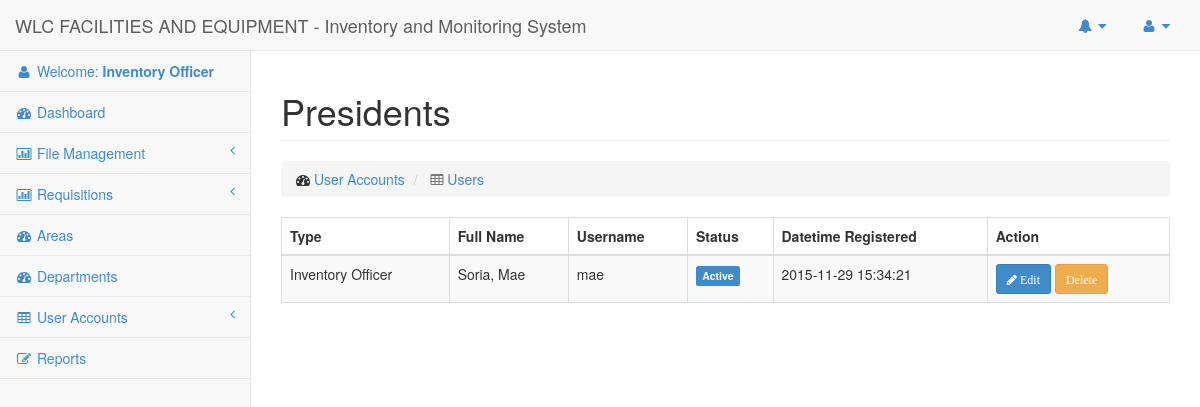
Before: /Pages/Users/list.php (signed in) with the older database file.
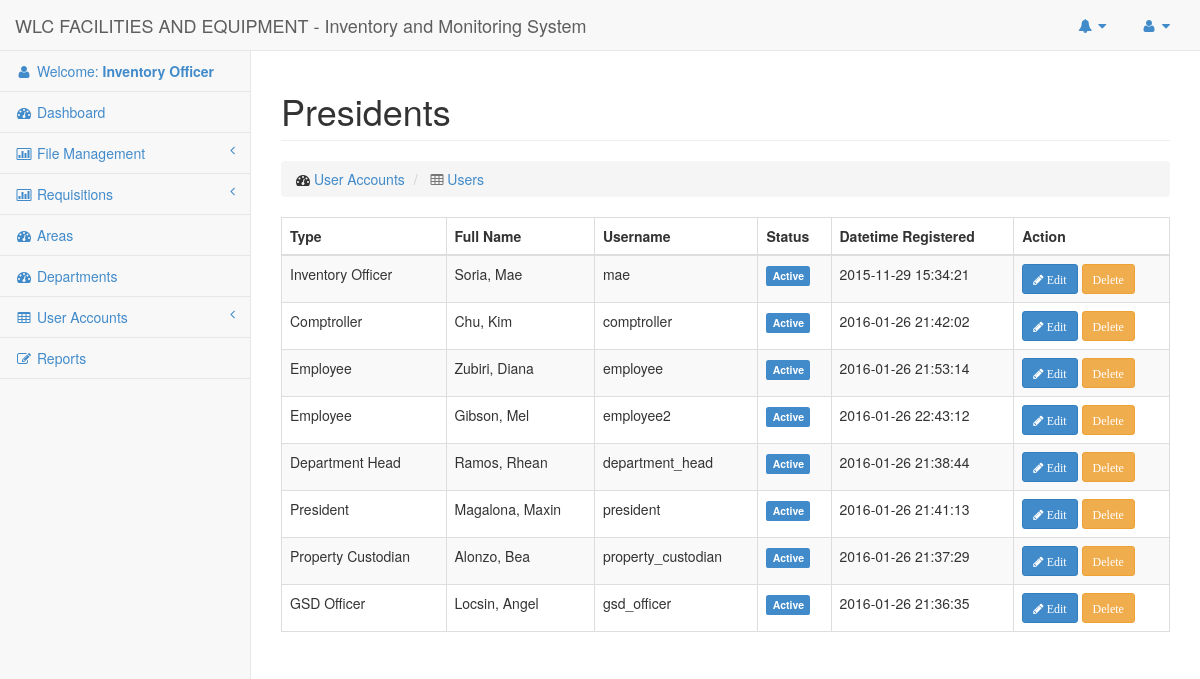
After: the same page with the newer database file.
### tables this page shows
CREATE TABLE `users` (
  `id` int(50) NOT NULL AUTO_INCREMENT,
  `email` varchar(100) NOT NULL,
  `password` varchar(100) NOT NULL,
  `lastname` varchar(100) NOT NULL,
  `firstname` varchar(100) NOT NULL,
  `middlename` varchar(50) NOT NULL,
  `status` enum('Active','Inactive','Deleted') NOT NULL,
  `type` varchar(30) NOT NULL,
  `datetime_added` datetime NOT NULL,
  `datetime_updated` varchar(45) NOT NULL,
  `datetime_deleted` varchar(45) NOT NULL,
  `department_id` int(11) NOT NULL,
  PRIMARY KEY (`id`),
  UNIQUE KEY `user_id` (`id`),
  UNIQUE KEY `user_id_2` (`id`),
  UNIQUE KEY `user_id_3` (`id`)
);

### Core/Template.php (called while the page is built)
<?php
Class Template
{
	public static function header()
	{
		include $_SERVER['DOCUMENT_ROOT'].'/Pages/Includes/header.php';
	}
	public static function footer($scripts = false)
	{
		include $_SERVER['DOCUMENT_ROOT'].'/Pages/Includes/footer.php';
	}
}

### Config/DbConnection.php (called while the page is built, shortened)
<?php
Class DbConnection{
	private static $_instance;
	public static function connect() {
		if(!self::$_instance) {
			self::$_instance = new self();
		}
		return self::$_instance;
	}
	private function __construct() {
		$this->_connection = new mysqli(Constant::DB_HOST, Constant::DB_USER,
			Constant::DB_PASS, Constant::DB_NAME);
	}
	public function getConnection() {
		return $this->_connection;
	}
}

### Core/Login.php (called while the page is built, shortened)
<?php
Class Login {
	public static function getUserLoggedInId()
	{
		return $_SESSION['id'];
	}
}

### Repositories/Notification.php (called while the page is built, shortened)
<?php
class Notification extends Base
{
	public function getAllByRecepient($recepientId)
	{
		$sql = "
			SELECT
				`notifications`.`id` as notification_id,
				`notifications`.`msg` as notification_msg,
				`notifications`.`datetime_sent` as notification_datetime_sent,
				`users`.`firstname` as user_firstname,
				`users`.`lastname` as user_lastname
			FROM
				`notifications`
			JOIN
				`users`
			ON
				`users`.`id` = `notifications`.`sender_id`
			WHERE
				`notifications`.`recepient_id` = $recepientId
			AND
				`notifications`.`viewed` = '".Constant::NOTIFICATION_NOT_VIEWED."'
		";
		return $this->raw($sql);
	}
}

### Repositories/Base.php (called while the page is built, shortened)
<?php
Class Base {
	public $connection = '';
	public function __construct()
	{
		$this->connection = DbConnection::connect()->getConnection();
	}
	public function getAll($columns = null, $where = null)
	{
		$sql = '';
		if ($columns) {
			$sql = 'SELECT '.implode(',', $columns).' FROM '.$this->table;
		} else {
			$sql = 'SELECT * FROM '.$this->table;
		}
		$data = $this->connection->query($sql);
		return $data;
	}
	public function raw($sql)
	{
		return $this->connection->query($sql);
	}
}
?>

### Core/Link.php (called while the page is built)
<?php
Class Link
{
	public static function createUrl($url)
	{
		return 'http://'.$_SERVER['HTTP_HOST'].'/'.$url;
	}
}

### Core/LoggedInUser.php (called while the page is built, shortened)
<?php
Class LoggedInUser
{
	public static function type()
	{
		return isset($_SESSION['type']) ? $_SESSION['type'] : null;
	}
}

### Utilities/RequesterUtility.php (called while the page is built)
<?php
Class RequesterUtility
{
	public static function getFullName($data)
	{
		return ucwords($data['user_lastname']).', '.ucwords($data['user_firstname']).' ';
	}
}

### Pages/Users/list.php (the view, shortened to what this page needs)
<?php
$userObj = new User();
?>
<?php Template::header(); ?>
  <div class="row">
      <div class="col-lg-12">
          <h1 class="page-header">Presidents</h1>
          <ol class="breadcrumb">
              <li>
                  <i class="fa fa-dashboard"></i>  <a href="#">User Accounts</a>
              </li>
              <li class='active'>
                  <i class="fa fa-table"></i>  <a href="#">Users</a>
              </li>
          </ol>
      </div>
  </div>
  <div class="row">
    <div class="col-md-12">
      <div class="table-responsive">
        <?php
            $result = $userObj->getAll([
                'email',
                'firstname as user_firstname',
                'middlename',
                'lastname as user_lastname',
                'status',
                'datetime_added',
                'type'
              ], []);
        ?>
        <table class="table table-striped table-hover table-bordered">
          <thead>
              <tr id='th'>
                <th> Type </th>
                <th> Full Name </th>
                <th> Username </th>
                <th> Status </th>
                <th> Datetime Registered </th>
                <th> Action </th>
              </tr>
          </thead>
          <tbody>
            <?php if ($result && 0 != $result->num_rows) { ?>
                <?php  while ($user = $result->fetch_assoc()) { ?>
                  <tr>
                    <td><?php echo $user['type']; ?></td>
                    <td><?php echo RequesterUtility::getFullName($user); ?></td>
                    <td><?php echo $user['email']; ?></td>
                    <td><?php echo UserUtility::formatStatus($user['status']); ?></td>
                    <td><?php echo $user['datetime_added']; ?></td>
                    <td>
                        <a href="#" class='btn btn-sm btn-primary'>
                          <i class='fa fa-pencil'> Edit</i>
                        </a>
                        <a href="#" class='btn btn-sm btn-warning'>
                          <i class='fa fa-delete'>Delete</i>
                        </a>
                    </td>
                  </tr>
                <?php } ?>
            <?php } ?>
          </tbody>
        </table>
      </div>
    </div>
  </div>
<?php Template::footer(); ?>

### Pages/Includes/header.php (shortened to what this page needs)
<!DOCTYPE html>
<html lang="en">
<head>
    <?php
        Assets::renderCss([
            'bootstrap.min.css',
            'metisMenu.min.css',
            'timeline.css',
            'sb-admin-2.css',
            'morris.css',
            'font-awesome.min.css'
        ]);
    ?>
</head>
<body>
    <div id="wrapper">
        <nav class="navbar navbar-default navbar-static-top" role="navigation" style="margin-bottom: 0">
            <div class="navbar-header">
                <a class="navbar-brand" href="index.html">WLC FACILITIES AND EQUIPMENT - Inventory and Monitoring System</a>
            </div>
            <ul class="nav navbar-top-links navbar-right">
                <?php
                    $notificationObj = new Notification();
                    $notification = $notificationObj->getAllByRecepient(Login::getUserLoggedInId());
                ?>
                <li class="dropdown" <?php echo ($notification) ? "id='view_notif'" :'' ?>>
                    <a class="dropdown-toggle" data-toggle="dropdown" href="#">
                        <i class="fa fa-bell fa-fw"></i>  <i class="fa fa-caret-down"></i>
                    </a>
                </li>
                <li class="dropdown">
                    <a class="dropdown-toggle" data-toggle="dropdown" href="#">
                        <i class="fa fa-user fa-fw"></i>  <i class="fa fa-caret-down"></i>
                    </a>
                </li>
            </ul>
            <div class="navbar-default sidebar" role="navigation">
                <div class="sidebar-nav navbar-collapse">
                    <ul class="nav" id="side-menu">
                        <li>
                            <a href="javascript:void(0)"><i class="fa fa-user fa-fw"></i> Welcome: <b><?php echo $_SESSION['type']; ?></b></a>
                        </li>
                        <li>
                            <a href="<?php echo Link::createUrl('Pages/home.php'); ?>"><i class="fa fa-dashboard fa-fw"></i> Dashboard</a>
                        </li>
                        <?php if (LoggedInUser::type() == Constant::USER_INVENTORY_OFFICER) { ?>
                            <li>
                                <a href="#"><i class="fa fa-bar-chart-o fa-fw"></i> File Management<span class="fa arrow"></span></a>
                            </li>
                            <li>
                                <a href="#"><i class="fa fa-bar-chart-o fa-fw"></i> Requisitions<span class="fa arrow"></span></a>
                            </li>
                            <li>
                                <a href="<?php echo Link::createUrl('Pages/Areas/list.php'); ?>"><i class="fa fa-dashboard fa-fw"></i> Areas</a>
                            </li>
                            <li>
                                <a href="<?php echo Link::createUrl('Pages/Departments/list.php'); ?>"><i class="fa fa-dashboard fa-fw"></i> Departments</a>
                            </li>
                            <li>
                                <a href="#"><i class="fa fa-table fa-fw"></i> User Accounts<span class="fa arrow"></span></a>
                            </li>
                            <li>
                                <a href="<?php echo Link::createUrl('Pages/Reports/list.php'); ?>"><i class="fa fa-edit fa-fw"></i> Reports</a>
                            </li>
                        <?php } ?>
                    </ul>
                </div>
            </div>
        </nav>
        <div id="page-wrapper">

### Core/Assets.php (shortened to what this page needs)
<?php
Class Assets
{
	public static function renderCss($filenames)
	{
		foreach ($filenames as $filename) {
			$filename = 'http://'.$_SERVER['HTTP_HOST'].'/css/'.$filename;
			echo "<link rel='stylesheet' href=$filename />";
		}
	}
}

### Utilities/UserUtility.php (shortened to what this page needs)
<?php
class UserUtility
{
	public static function formatStatus($status)
	{
		if ($status == Constant::USER_ACTIVE) {
			return '<label class="label label-primary">Active</label>';
		} else if ($status == Constant::USER_DELETED) {
			return '<label class="label label-danger">Deleted</label>';
		}
	}
}

### Pages/Includes/footer.php (shortened to what this page needs)
</div>
    </div>
</body>
</html>

### css/sb-admin-2.css (style rules this page uses)
body { background-color: #f8f8f8; }
#wrapper { width: 100%; }
#page-wrapper { padding: 0 15px; min-height: 568px; background-color: #fff; }
@media (min-width:768px) { #page-wrapper { position: inherit; margin: 0 0 0 250px; padding: 0 30px; border-left: 1px solid #e7e7e7; } }
.navbar-top-links { margin-right: 0; }
.navbar-top-links li { display: inline-block; }
.navbar-top-links li:last-child { margin-right: 15px; }
.navbar-top-links li a { padding: 15px; min-height: 50px; }
.sidebar .sidebar-nav.navbar-collapse { padding-right: 0; padding-left: 0; }
.sidebar ul li { border-bottom: 1px solid #e7e7e7; }
.sidebar .arrow { float: right; }
.sidebar .fa.arrow:before { content: "\f104"; }
@media (min-width:768px) { .sidebar { z-index: 1; position: absolute; width: 250px; margin-top: 51px; } }

Changed rows visible on the page:
added users: type "Comptroller", RequesterUtility::getFullName($user) "Chu, Kim", email "comptroller", status "Active", datetime_added "2016-01-26 21:42:02"
added users: type "Employee", RequesterUtility::getFullName($user) "Zubiri, Diana", email "employee", status "Active", datetime_added "2016-01-26 21:53:14"
added users: type "Employee", RequesterUtility::getFullName($user) "Gibson, Mel", email "employee2", status "Active", datetime_added "2016-01-26 22:43:12"
added users: type "Department Head", RequesterUtility::getFullName($user) "Ramos, Rhean", email "department_head", status "Active", datetime_added "2016-01-26 21:38:44"
added users: type "President", RequesterUtility::getFullName($user) "Magalona, Maxin", email "president", status "Active", datetime_added "2016-01-26 21:41:13"
added users: type "Property Custodian", RequesterUtility::getFullName($user) "Alonzo, Bea", email "property_custodian", status "Active", datetime_added "2016-01-26 21:37:29"
added users: type "GSD Officer", RequesterUtility::getFullName($user) "Locsin, Angel", email "gsd_officer", status "Active", datetime_added "2016-01-26 21:36:35"
